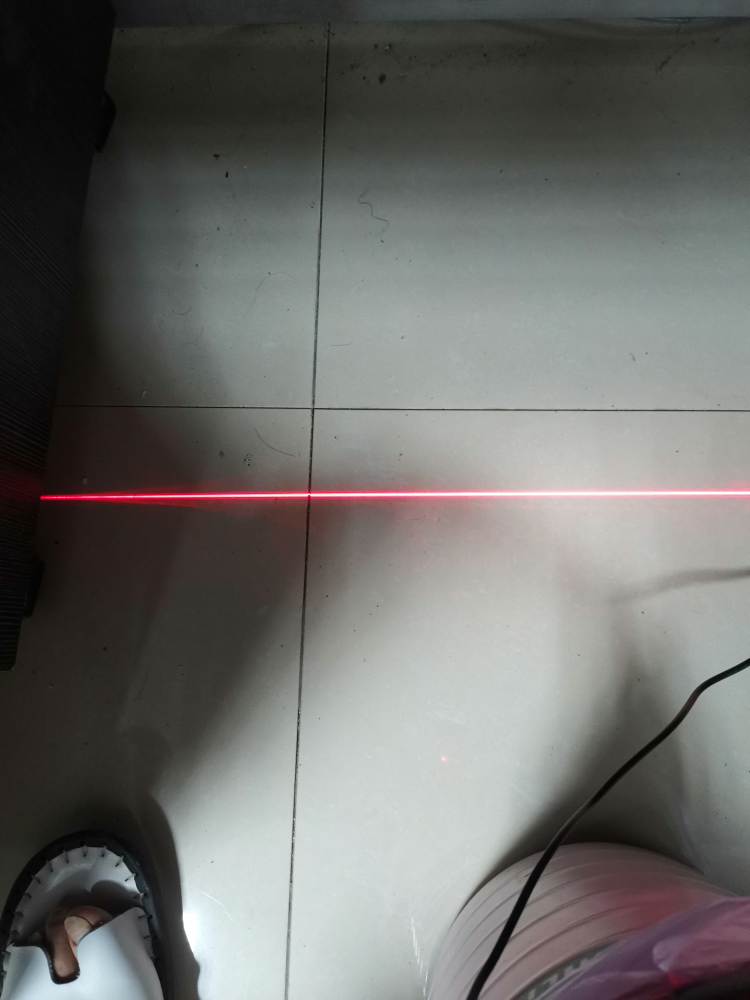
#> input picture OpenCV预处理/laser_test00.jpg, 3000 x 4000 px (shown at 1/4 size)
$ python Line_Ansys.py
#> lines starting #> are read from the running program, lines starting #| are printed output that depends on the picture
import cv2
import numpy as np

img = cv2.imread("laser_test00.jpg")
#> img is the input picture: shape (4000, 3000, 3); mean B, G, R 105.2, 107.9, 108.1
gray = cv2.cvtColor(img,cv2.COLOR_BGR2GRAY)
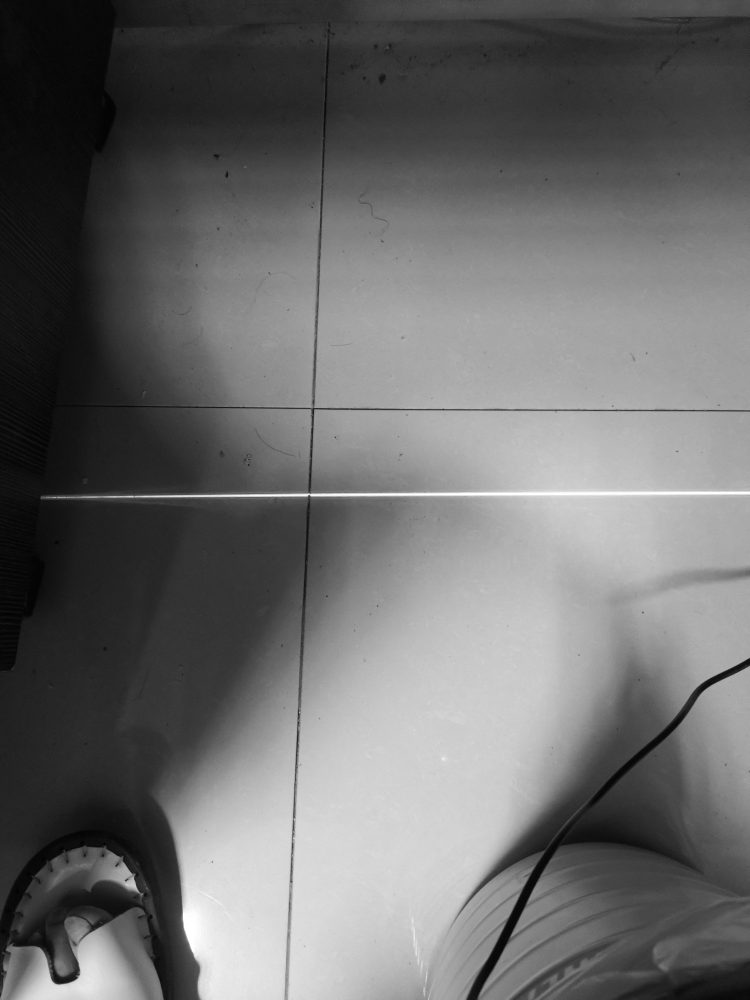
#> gray: shape (4000, 3000) (shown at 1/4 size); min 0, max 255, mean 107.7
newimg= img[1800:2100,:,:].copy()
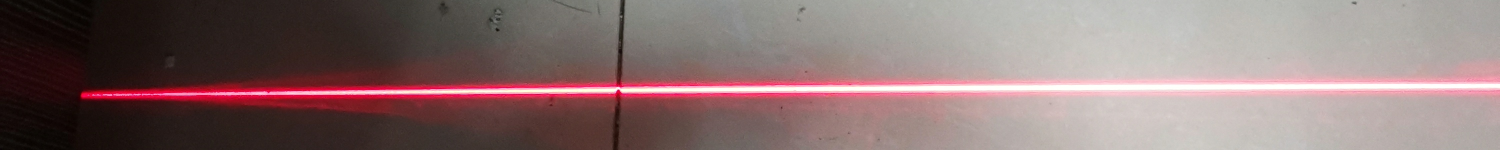
#> newimg: shape (300, 3000, 3) (shown at 1/2 size); mean B, G, R 113.3, 114, 136.8
cv2.namedWindow("gray",0)
print(newimg.shape)
#| (300, 3000, 3)
cv2.imshow("gray",newimg)
np.savetxt("laser_test.txt",gray[1800:2100,500:900],fmt="%.3d")
row,col,channel = img.shape
#> row = 4000; col = 3000; channel = 3
print(row,col)
#| 4000 3000
for j in range(col):
    print(np.argmax(gray[:,j]),j)
#> this loop made 3000 passes
#| 3998 0
#| 3998 1
#| 3996 2
#| 3996 3
#| 3995 4
#| 3989 5
#| 3988 6
#| 3988 7
#> (further printed lines are left out)
cv2.waitKey(0)

$ run again, with OpenCV预处理/laser_test01.jpg copied over OpenCV预处理/laser_test00.jpg
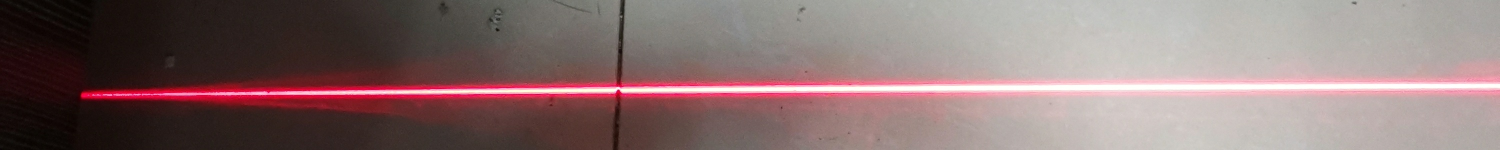
#> input picture OpenCV预处理/laser_test01.jpg, 3000 x 300 px (shown at 1/2 size)
#> img is the input picture: shape (300, 3000, 3); mean B, G, R 113.3, 114, 136.8
#> `gray = cv2.cvtColor(img,cv2.COLOR_BGR2GRAY)`:
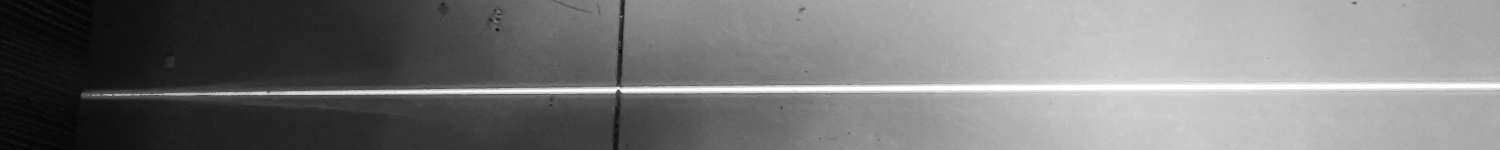
#> gray: shape (300, 3000) (shown at 1/2 size); min 1, max 255, mean 120.8
#> newimg = empty array
#| (0, 3000, 3)
#| 300 3000
#> the loop `for j in range(col):` made 3000 passes
#| 153 0
#| 278 1
#| 82 2
#| 121 3
#| 137 4
#> (further printed lines are left out)

$ run again, with OpenCV预处理/laser_test10.jpg copied over OpenCV预处理/laser_test00.jpg
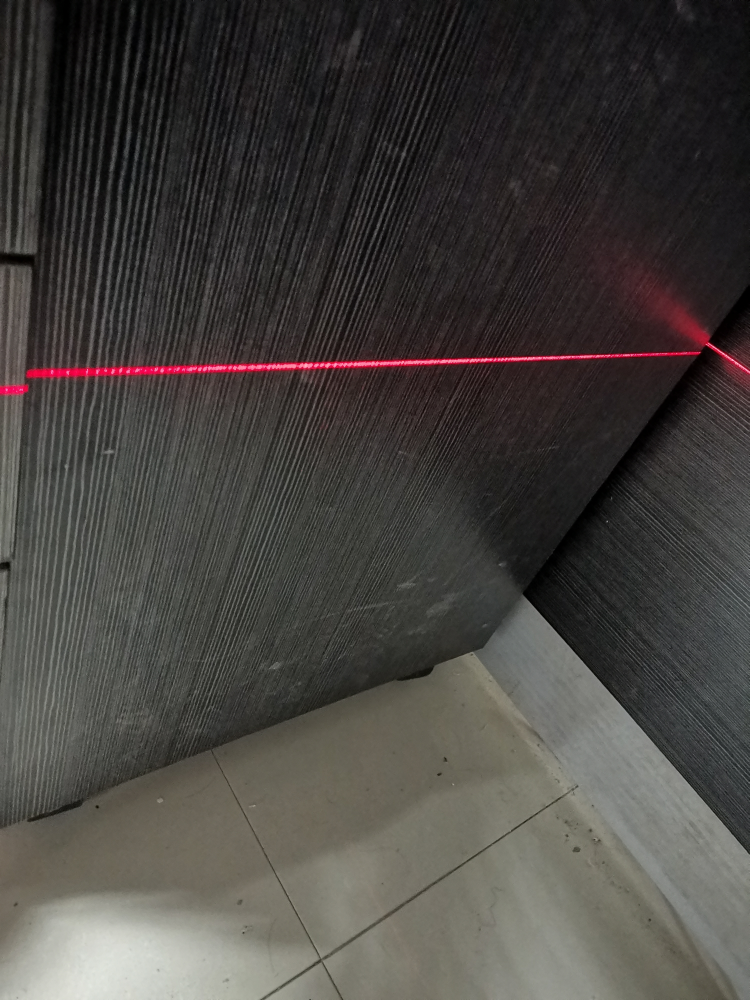
#> input picture OpenCV预处理/laser_test10.jpg, 3000 x 4000 px (shown at 1/4 size)
#> img is the input picture: shape (4000, 3000, 3); mean B, G, R 64.1, 67.5, 71
#> `newimg= img[1800:2100,:,:].copy()`:
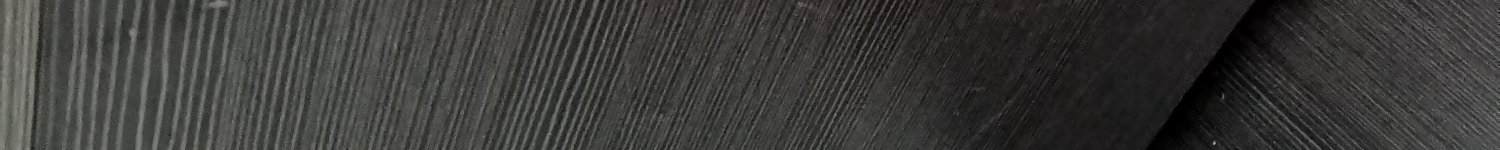
#> newimg: shape (300, 3000, 3) (shown at 1/2 size); mean B, G, R 56.6, 59.3, 59.4
#| (300, 3000, 3)
#| 4000 3000
#> the loop `for j in range(col):` made 3000 passes
#| 3995 0
#| 3999 1
#| 3998 2
#| 3994 3
#| 3994 4
#> (further printed lines are left out)
